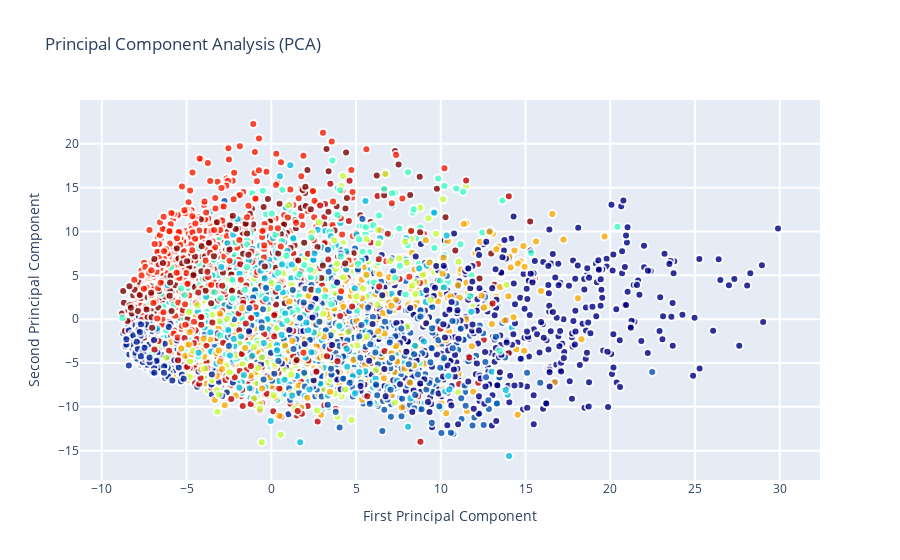

Here is the notebook cell this chart was saved with:
### Markdown cell above
###Interactive visualisations of PCA representation

When it comes to these dimensionality reduction methods, scatter plots are most commonly implemented because they allow for great and convenient visualisations of clustering ( if any existed ) and this will be exactly what we will be doing as we plot the first 2 principal components as follows:

### Code cell
trace0 = go.Scatter(
    x = X_5d[:,0],
    y = X_5d[:,1],
#     name = Target,
#     hoveron = Target,
    mode = 'markers',
    text = Target,
    showlegend = False,
    marker = dict(
        size = 8,
        color = Target,
        colorscale ='Jet',
        showscale = False,
        line = dict(
            width = 2,
            color = 'rgb(255, 255, 255)'
        ),
        opacity = 0.8
    )
)
data = [trace0]

layout = go.Layout(
    title= 'Principal Component Analysis (PCA)',
    hovermode= 'closest',
    xaxis= dict(
         title= 'First Principal Component',
        ticklen= 5,
        zeroline= False,
        gridwidth= 2,
    ),
    yaxis=dict(
        title= 'Second Principal Component',
        ticklen= 5,
        gridwidth= 2,
    ),
    showlegend= True
)


fig = dict(data=data, layout=layout)
py.iplot(fig, filename='styled-scatter')

### Figure 1 — Plotly figure (JSON) as saved in the notebook; plotly's stock layout.template omitted (floating-point values rounded to 4 significant figures; data arrays with more than 128 entries replaced by an {"elided": "..."} marker saying what was removed)
{"data": [{"marker": {"color": {"elided": "6000 int values"}, "colorscale": [[0, "rgb(0,0,131)"], [0.2, "rgb(0,60,170)"], [0.4, "rgb(5,255,255)"], [0.6, "rgb(255,255,0)"], [0.8, "rgb(250,0,0)"], [1, "rgb(128,0,0)"]], "line": {"color": "rgb(255, 255, 255)", "width": 2}, "opacity": 0.8, "showscale": false, "size": 8}, "mode": "markers", "showlegend": false, "text": {"elided": "6000 int values"}, "type": "scatter", "x": {"elided": "6000 float values"}, "y": {"elided": "6000 float values"}}], "layout": {"hovermode": "closest", "showlegend": true, "title": {"text": "Principal Component Analysis (PCA)"}, "xaxis": {"gridwidth": 2, "ticklen": 5, "title": {"text": "First Principal Component"}, "zeroline": false}, "yaxis": {"gridwidth": 2, "ticklen": 5, "title": {"text": "Second Principal Component"}}}}
